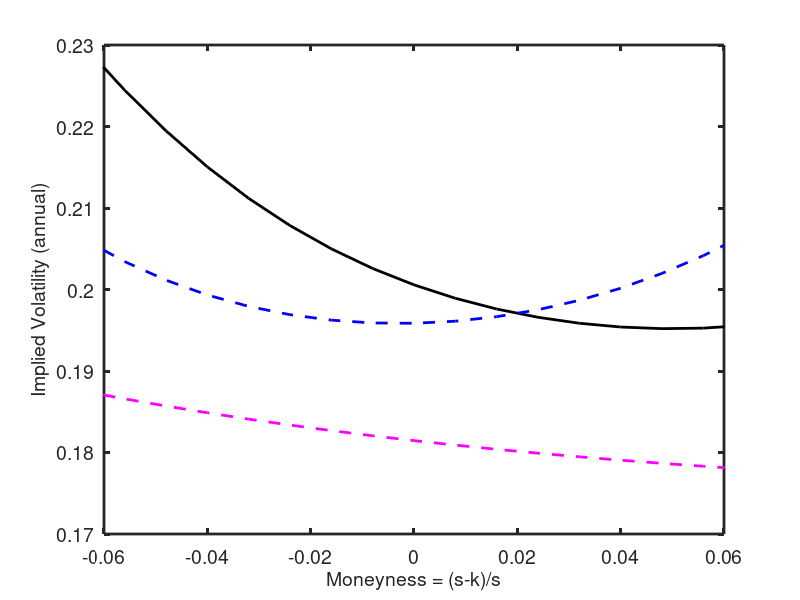

This chart was generated by the following MATLAB code:
%  merton.m 
%  Option prices and implied vols for Merton model (poisson-normal mixture)  
%  See Merton (JFE, 1976) for the general setup
%  Notation 
%    log re = log r1 + N(mu,sigma^2) + j N(theta,delta^2)
%    j = # poisson jumps, intensity omega 
%  Parameters are true (names as is) and risk-neutral (extra s at the end) 
%  Backus, Chernov, and Martin, "Disasters in equity index options"
%  Written:  April 2009 and after 
format compact 
clear all
%close all

disp(' ')
disp('Merton option model') 
disp('---------------------------------------------------------------')
disp(' ')
%
%  1. parameter inputs 
disp('Parameter values') 
% data 
tau = 1/12;         % maturity of option
logr1 = tau*0.020;
q1 = exp(-logr1);
ep = 0.0400;
sigmare = 0.1800;

% true distribution (sigma is all we need here) 
omega = 1.5120;
theta = -0.0259;
delta = 0.0407;
mu = ep - omega*theta
sigma = sqrt(sigmare^2-omega*(theta^2+delta^2))

% risk-neutral distribution 
disp('omega* theta* delta*')
omegas = 1.5120; deltas = 0.0981; thetas = log(1-0.0482)-deltas^2/2;    %  Chernov
[omegas thetas deltas] 

% set mu* to satisfy arb condition 
mus = - sigma^2/2 - omegas*(exp(thetas+deltas^2/2)-1)

%  2. Option prices (Merton model) 
disp(' ')
disp('Option prices') 

% strike grid 
ngrid = 10;
bscale = 0.08;  %bscale = 0.3;
bgrid = bscale*[-ngrid:ngrid]'/ngrid + 1;
logbgrid = log(bgrid);

% probs 
nprob = 10;
jgrid = [0:nprob]';
probs = exp(-tau*omegas)*(tau*omegas).^jgrid./gamma(jgrid+1)
checksumprobs = sum(probs)  %  should be exactly 1.0 

% vectorize instead of looping 
logbarray = logbgrid(:,ones(1,nprob+1));

% base parameters 
kappa1j = (tau*mus + jgrid*thetas)';
kappa1jarray = kappa1j(ones(1,2*ngrid+1),:);
kappa2j = (tau*sigma^2 + jgrid*deltas^2)';
kappa2jarray = kappa2j(ones(1,2*ngrid+1),:);
darray = (logbarray - logr1 - kappa1jarray)./sqrt(kappa2jarray);
putarray = q1*exp(logbarray).*normcdf(darray) ... 
        - exp(kappa1jarray+kappa2jarray/2).*normcdf(darray-sqrt(kappa2jarray));
put_base = putarray*probs;
%%
% small theta 
thetasmall = 0*thetas/2;
mus_thetasmall = - sigma^2/2 - omegas*(exp(thetasmall+deltas^2/2)-1);
kappa1j = (tau*mus_thetasmall + jgrid*thetasmall)';          
kappa1jarray = kappa1j(ones(1,2*ngrid+1),:);
kappa2j = (tau*sigma^2 + jgrid*deltas^2)';
kappa2jarray = kappa2j(ones(1,2*ngrid+1),:);
darray = (logbarray - logr1 - kappa1jarray)./sqrt(kappa2jarray);
putarray = q1*exp(logbarray).*normcdf(darray) ... 
        - exp(kappa1jarray+kappa2jarray/2).*normcdf(darray-sqrt(kappa2jarray));
put_smalltheta = putarray*probs;

% small delta
deltasmall = 0*deltas/sqrt(2);
mus_deltasmall = - sigma^2/2 - omegas*(exp(thetas+deltasmall^2/2)-1);
kappa1j = (tau*mus_deltasmall + jgrid*thetas)';          
kappa1jarray = kappa1j(ones(1,2*ngrid+1),:);
kappa2j = (tau*sigma^2 + jgrid*deltasmall^2)';      
kappa2jarray = kappa2j(ones(1,2*ngrid+1),:);
darray = (logbarray - logr1 - kappa1jarray)./sqrt(kappa2jarray);
putarray = q1*exp(logbarray).*normcdf(darray) ... 
        - exp(kappa1jarray+kappa2jarray/2).*normcdf(darray-sqrt(kappa2jarray));
put_smalldelta = putarray*probs;

% consumption-based model 1:  univariate with perfect corr betw cons and return 
% (subscript 1 refrs to cons, 2 to returns)
disp('Univariate consumption model') 
sigmag = 0.035;
sigmare = 0.18;
lambda = sigmare/sigmag
omega = 0.01;
%omega = 0;
theta1 = -0.3;
delta1 = 0.15;
sigma1 = sqrt(sigmag^2-omega*(theta1^2+delta1^2))

alpha = 5.1893;
omegas = omega*exp(-alpha*theta1+(alpha*delta1)^2/2)
theta1s = theta1 - alpha*delta1^2
delta1s = delta1;

sigma2 = lambda*sigma1;
theta2s = lambda*theta1s
delta2s = lambda*delta1s;
mu2s = - sigma2^2/2 - omegas*(exp(theta2s+delta2s^2/2)-1)

probs = exp(-tau*omegas)*(tau*omegas).^jgrid./gamma(jgrid+1);
checksumprobs = sum(probs)  %  should be exactly 1.0 
kappa1j = (tau*mu2s + jgrid*theta2s)';
kappa1jarray = kappa1j(ones(1,2*ngrid+1),:);
kappa2j = (tau*sigma2^2 + jgrid*delta2s^2)';
kappa2jarray = kappa2j(ones(1,2*ngrid+1),:);
darray = (logbarray - logr1 - kappa1jarray)./sqrt(kappa2jarray);
putarray = q1*exp(logbarray).*normcdf(darray) ... 
        - exp(kappa1jarray+kappa2jarray/2).*normcdf(darray-sqrt(kappa2jarray));
put_con = putarray*probs;

% consumption-based model 2:  bivariate distribution of cons and returns 
disp('Bivariate consumption model') 
sigmag = 0.035;
sigmare = 0.18;
lambda = 0.18/0.035;
omega = 0.01;
theta1 = -0.3;
delta11 = 0.15^2;
sigma11 = sigmag^2-omega*(theta1^2+delta11);
sqrt(sigma11)      %  check

alpha = 6.427; rho = -0.637;  
%alpha = 5.1893; rho = 1;        % test: should replicate univariate example 
sigma12 = rho*lambda*sigma11;
sigma22 = lambda^2*sigma11;
theta2 = lambda*theta1;
mu2 = ep - omega*theta2;
delta12 = rho*lambda*delta11;
delta22 = lambda^2*delta11;

theta2s = theta2 - alpha*delta12
omegas = omega*exp(-alpha*theta1+alpha^2*delta11/2)
mu2s = - sigma22/2 - omegas*(exp(theta2s+delta22/2)-1)

mu2 = ep - omega*theta2
mu2s_alt = mu2 - alpha*sigma12 

probs = exp(-tau*omegas)*(tau*omegas).^jgrid./gamma(jgrid+1);
kappa1j = (tau*mu2s + jgrid*theta2s)';          
kappa1jarray = kappa1j(ones(1,2*ngrid+1),:);
kappa2j = (tau*sigma22 + jgrid*delta22)';      
kappa2jarray = kappa2j(ones(1,2*ngrid+1),:);
darray = (logbarray - logr1 - kappa1jarray)./sqrt(kappa2jarray);
putarray = q1*exp(logbarray).*normcdf(darray) ... 
        - exp(kappa1jarray+kappa2jarray/2).*normcdf(darray-sqrt(kappa2jarray));
put_bivar = putarray*probs;

puts = [put_base put_smalltheta put_smalldelta put_con put_bivar];

%return 

%  3. Implied vols  
disp(' ')
disp('Implied volatilities') 
vol = zeros(size(puts)) + sigmare; 
kappa1 = zeros(size(puts)); 
kappa2 = kappa1; 

maxit = 100;
tol = 1.e-10;   % tolerance set on relative price error  
put = puts;     % true put prices 
[nstrike,nput] = size(put);

logbarray = logbgrid(:,ones(1,nput));       % replicate for each set of options

% Newton's method on function f[log(vol)] = bsm_price[log(vol)] - price
% Derivative fp is the "vega" divided by vol (chain rule)
% Note:  solution works for arrays of put prices and strikes 
for it=1:maxit
    it;
    kappa2 = vol.^2;
    kappa1 = -kappa2/2;
    darray = (logbarray - logr1 - kappa1)./vol;
    putbsmguess = q1*exp(logbarray).*normcdf(darray) - normcdf(darray-vol);
    f = putbsmguess - put;
    fp = normpdf(darray-vol).*vol;      
    if max(max(abs(f./put))) < tol, break, end      %  two maxes needed for array 
    logvolnew = log(vol) - f./fp;
    volnew = exp(logvolnew);
    vol = volnew;
end  
disp('Convergence indicators for vols')
it 
maxerror = max(max(f))
maxrelerror = max(max(f./put))
vol = vol/sqrt(tau);

%disp('Strike and implied vols') 
%[bgrid vol]

%  4. Figures
disp(' ')
disp('Smile figures') 
disp(' ')

%  figure parameters 
FontSize = 14;
FontName = 'Helvetica';  % or 'Times' 
LineWidth = 2;

moneyness = bgrid-1;

figure(1) 
clf
plot(moneyness,vol(:,1),'LineWidth',LineWidth,'Color','k','LineStyle','-')
set(gca,'LineWidth',LineWidth,'FontSize',FontSize,'FontName',FontName)
hold on
axis([-0.06 0.06 0.17 0.23])  
plot(moneyness,vol(:,2),'LineWidth',LineWidth,'Color','b','LineStyle','--')
plot(moneyness,vol(:,3),'LineWidth',LineWidth,'Color','m','LineStyle','--')
xlabel('Moneyness = (s-k)/s','FontSize',FontSize,'FontName',FontName)
ylabel('Implied Volatility (annual)','FontSize',FontSize,'FontName',FontName)

%print -depsc options_identify.eps

return

